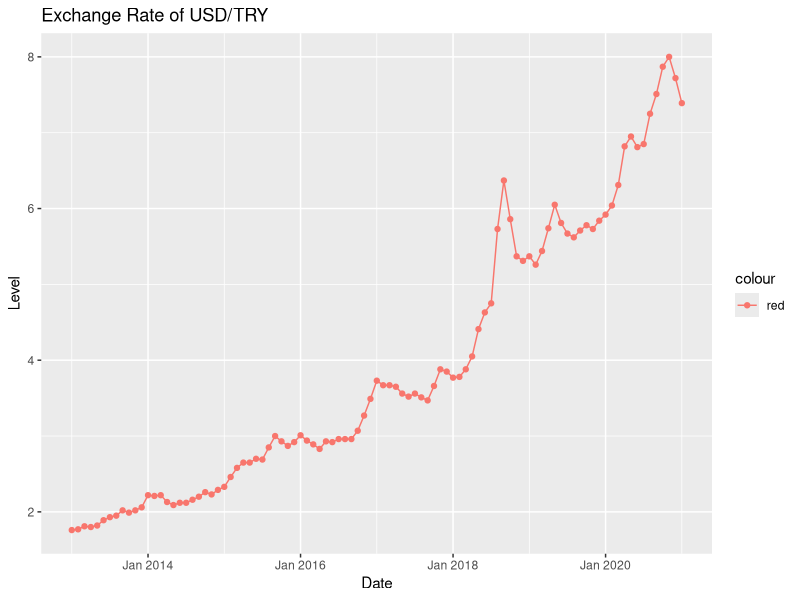
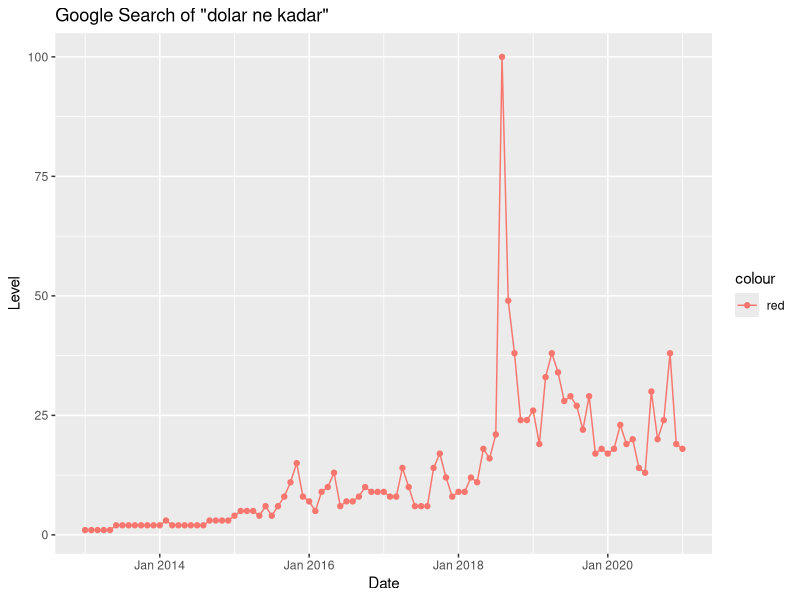
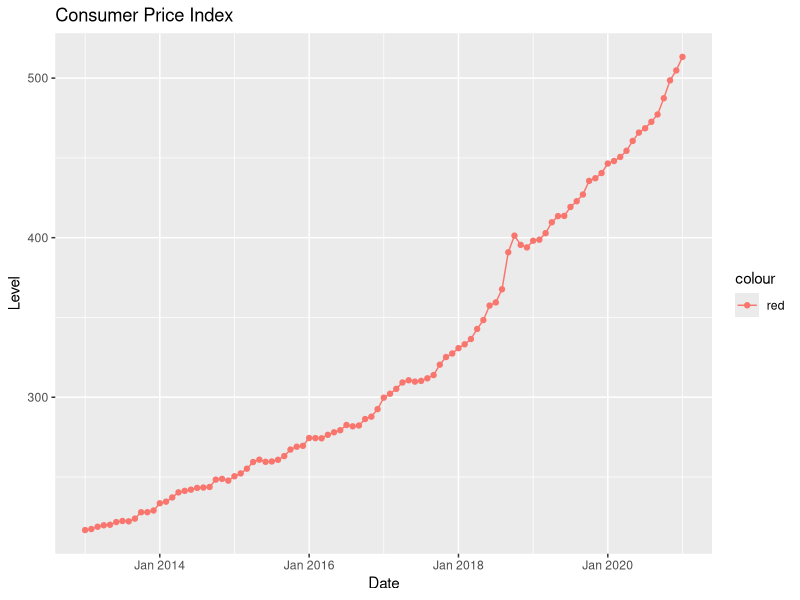
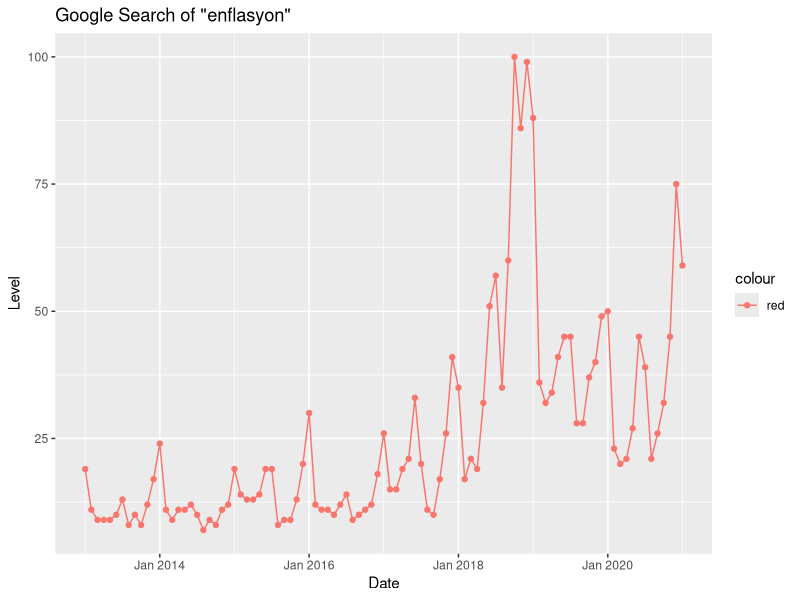
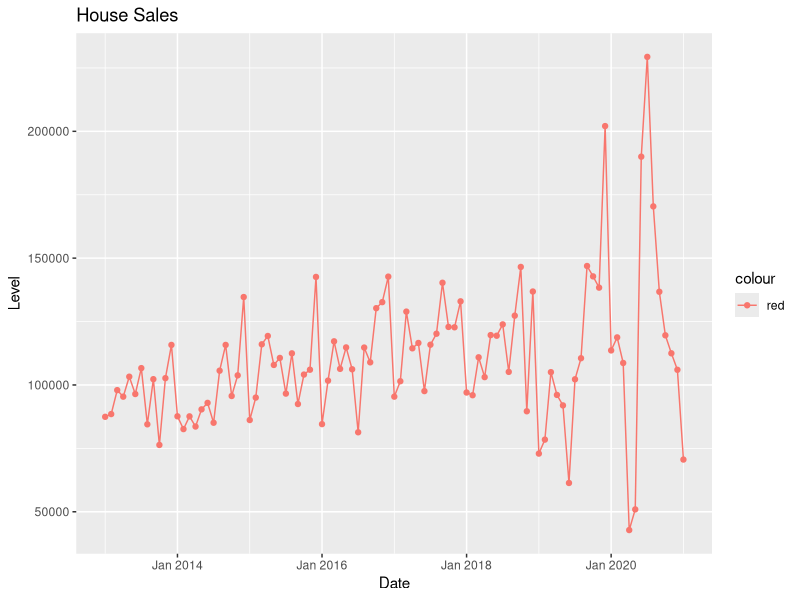
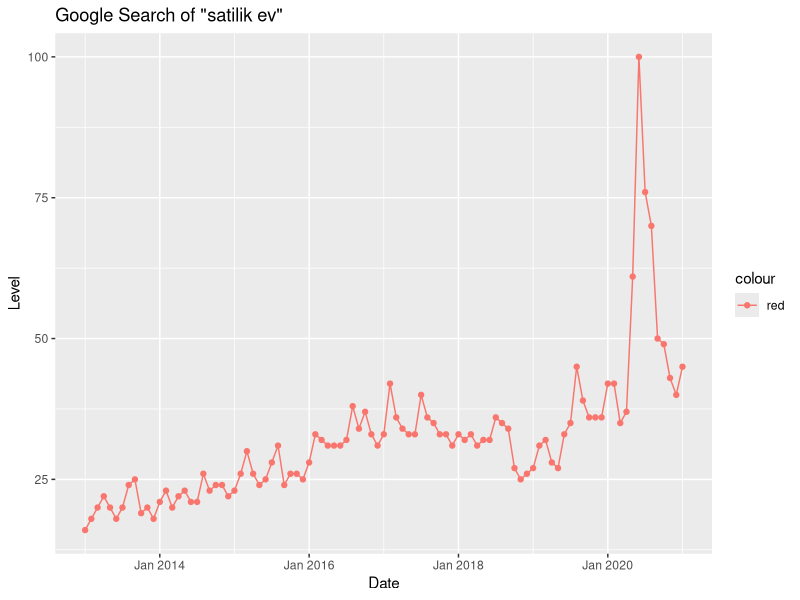

Generate these figures, in order, with R:
## ---- chunk 1
knitr::opts_chunk$set(  warning = FALSE,	message = FALSE)
setwd("C:\\Users\\aliseyit\\Documents\\GitHub\\spring21-aliseyitzararsiz\\files\\homework1")

##The libraries i need for this study

library(ggplot2)
library(readr)
library(readxl)
library(data.table)
library(zoo)



##The data
usd_try <- read_excel("usd_try.xlsx")
dolar_ne_kadar <- read_excel("dolar_ne_kadar.xlsx")
consumer_price_index <- read_excel("consumer_price_index.xlsx")
enflasyon <- read_excel("enflasyon.xlsx")
konut_satisi <- read_excel("konut_satisi.xlsx")
satilik_ev <- read_excel("satilik_ev.xlsx")

usd_try = data.frame(date=as.yearmon(usd_try$Tarih), value = usd_try$USD)
dolar_ne_kadar = data.frame(date=as.yearmon(dolar_ne_kadar$Tarih), value = dolar_ne_kadar$Deger)
consumer_price_index = data.frame(date=as.yearmon(consumer_price_index$Tarih), value = consumer_price_index$CPI)
enflasyon = data.frame(date=as.yearmon(enflasyon$Tarih), value = enflasyon$Deger)
konut_satisi = data.frame(date=as.yearmon(konut_satisi$Tarih), value = konut_satisi$Satis)
satilik_ev = data.frame(date=as.yearmon(satilik_ev$Tarih), value = satilik_ev$Deger)

## ---- chunk 2
ggplot(usd_try, aes(x=date, y=value, color="red")) + geom_line()+ geom_point() + labs(title = 'Exchange Rate of USD/TRY ', x= "Date", y = "Level") 

## ---- chunk 3
ggplot(dolar_ne_kadar, aes(x=date, y=value, color="red")) + geom_line() + geom_point() + labs(title = 'Google Search of "dolar ne kadar" ', x= "Date", y = "Level") 

## ---- chunk 4
ggplot(consumer_price_index, aes(x=date, y=value, color="red")) + geom_line() + geom_point() + labs(title = 'Consumer Price Index ', x= "Date", y = "Level") 

## ---- chunk 5
ggplot(enflasyon, aes(x=date, y=value, color="red")) + geom_line()+  geom_point() + labs(title = 'Google Search of "enflasyon" ', x= "Date", y = "Level") 

## ---- chunk 6
ggplot(konut_satisi, aes(x=date, y=value, color="red")) + geom_line() + geom_point() + labs(title = 'House Sales ', x= "Date", y = "Level") 

## ---- chunk 7
ggplot(satilik_ev, aes(x=date, y=value, color="red")) + geom_line() + geom_point() + labs(title = 'Google Search of "satilik ev" ', x= "Date", y = "Level") 
